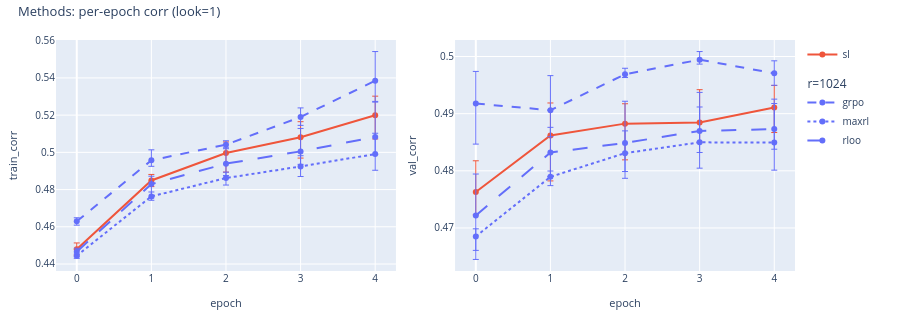
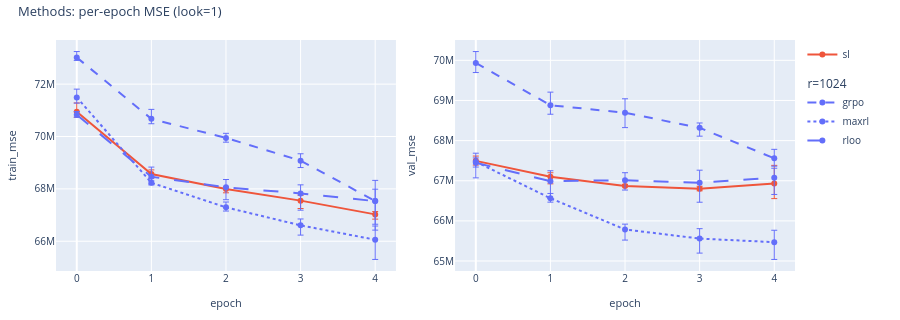

The notebook cell saved with these charts, in order:
### Markdown cell above
### Per-epoch training curves (look=1, all methods)

### Code cell
if any(c is not None for c in (sl, grpo, maxrl_sf, rloo_f)):
    display(
        plot_methods_vs_epoch(
            sl=sl,
            grpo=grpo,
            maxrl=maxrl_sf,
            rloo=rloo_f,
            num_lookforward_tokens=1,
            metric="corr",
            show_seed_bar=True,
            title="Methods: per-epoch corr (look=1)",
            save_path=WRITEUP_ASSETS / "methods_vs_epoch_look1_corr.html",
        )
    )
    display(
        plot_methods_vs_epoch(
            sl=sl,
            grpo=grpo,
            maxrl=maxrl_sf,
            rloo=rloo_f,
            num_lookforward_tokens=1,
            metric="mse",
            show_seed_bar=True,
            title="Methods: per-epoch MSE (look=1)",
            save_path=WRITEUP_ASSETS / "methods_vs_epoch_look1_mse.html",
        )
    )
else:
    print("No artifacts for any method.")

### Figure 1 — Plotly figure (JSON) as saved in the notebook; plotly's stock layout.template omitted (floating-point values rounded to 4 significant figures)
{"data": [{"customdata": [[3], [3], [3], [3], [3]], "error_y": {"array": [0.003372, 0.003225, 0.005957, 0.008401, 0.01029], "arrayminus": [0.003143, 0.003299, 0.01025, 0.01115, 0.01272], "symmetric": false, "thickness": 1, "type": "data", "width": 3}, "hovertemplate": "epoch: %{x}<br>train_corr: %{y}<br>n_seeds: %{customdata[0]}<extra>sl</extra>", "legendgroup": "sl", "line": {"color": "#EF553B", "dash": "solid"}, "marker": {"color": "#EF553B"}, "mode": "lines+markers", "name": "sl", "showlegend": true, "type": "scatter", "x": [0, 1, 2, 3, 4], "xaxis": "x", "y": [0.4479, 0.4849, 0.4996, 0.5081, 0.5199], "yaxis": "y"}, {"customdata": [[3], [3], [3], [3], [3]], "error_y": {"array": [0.001917, 0.005634, 0.002109, 0.004876, 0.01569], "arrayminus": [0.00205, 0.003232, 0.001669, 0.0045, 0.0111], "symmetric": false, "thickness": 1, "type": "data", "width": 3}, "hovertemplate": "epoch: %{x}<br>train_corr: %{y}<br>n_seeds: %{customdata[0]}<extra>grpo</extra>", "legendgroup": "r=1024", "legendgrouptitle": {"text": "r=1024"}, "line": {"color": "#636EFA", "dash": "dash"}, "marker": {"color": "#636EFA"}, "mode": "lines+markers", "name": "grpo", "showlegend": true, "type": "scatter", "x": [0, 1, 2, 3, 4], "xaxis": "x", "y": [0.4629, 0.4957, 0.5041, 0.519, 0.5385], "yaxis": "y"}, {"customdata": [[3], [3], [3], [3], [3]], "error_y": {"array": [0.0009282, 0.002376, 0.003153, 0.005775, 0.01119], "arrayminus": [0.0005307, 0.002078, 0.003752, 0.005415, 0.00871], "symmetric": false, "thickness": 1, "type": "data", "width": 3}, "hovertemplate": "epoch: %{x}<br>train_corr: %{y}<br>n_seeds: %{customdata[0]}<extra>maxrl</extra>", "legendgroup": "r=1024", "legendgrouptitle": {"text": "r=1024"}, "line": {"color": "#636EFA", "dash": "dot"}, "marker": {"color": "#636EFA"}, "mode": "lines+markers", "name": "maxrl", "showlegend": true, "type": "scatter", "x": [0, 1, 2, 3, 4], "xaxis": "x", "y": [0.4445, 0.4763, 0.4862, 0.4924, 0.4991], "yaxis": "y"}, {"customdata": [[3], [3], [3], [3], [3]], "error_y": {"array": [0.001834, 0.004223, 0.008041, 0.01233, 0.01874], "arrayminus": [0.003599, 0.007423, 0.006391, 0.006967, 0.009449], "symmetric": false, "thickness": 1, "type": "data", "width": 3}, "hovertemplate": "epoch: %{x}<br>train_corr: %{y}<br>n_seeds: %{customdata[0]}<extra>rloo</extra>", "legendgroup": "r=1024", "legendgrouptitle": {"text": "r=1024"}, "line": {"color": "#636EFA", "dash": "longdash"}, "marker": {"color": "#636EFA"}, "mode": "lines+markers", "name": "rloo", "showlegend": true, "type": "scatter", "x": [0, 1, 2, 3, 4], "xaxis": "x", "y": [0.4466, 0.483, 0.4939, 0.5005, 0.5083], "yaxis": "y"}, {"customdata": [[3], [3], [3], [3], [3]], "error_y": {"array": [0.00546, 0.0057, 0.003477, 0.005737, 0.003864], "arrayminus": [0.003972, 0.007942, 0.006338, 0.00344, 0.00438], "symmetric": false, "thickness": 1, "type": "data", "width": 3}, "hovertemplate": "epoch: %{x}<br>val_corr: %{y}<br>n_seeds: %{customdata[0]}<extra>sl</extra>", "legendgroup": "sl", "line": {"color": "#EF553B", "dash": "solid"}, "marker": {"color": "#EF553B"}, "mode": "lines+markers", "name": "sl", "showlegend": false, "type": "scatter", "x": [0, 1, 2, 3, 4], "xaxis": "x2", "y": [0.4763, 0.4862, 0.4883, 0.4885, 0.4911], "yaxis": "y2"}, {"customdata": [[3], [3], [3], [3], [3]], "error_y": {"array": [0.005622, 0.00605, 0.001054, 0.001425, 0.002195], "arrayminus": [0.007098, 0.004643, 0.0005714, 0.0007717, 0.00209], "symmetric": false, "thickness": 1, "type": "data", "width": 3}, "hovertemplate": "epoch: %{x}<br>val_corr: %{y}<br>n_seeds: %{customdata[0]}<extra>grpo</extra>", "legendgroup": "r=1024", "legendgrouptitle": {"text": "r=1024"}, "line": {"color": "#636EFA", "dash": "dash"}, "marker": {"color": "#636EFA"}, "mode": "lines+markers", "name": "grpo", "showlegend": false, "type": "scatter", "x": [0, 1, 2, 3, 4], "xaxis": "x2", "y": [0.4918, 0.4906, 0.4969, 0.4994, 0.4971], "yaxis": "y2"}, {"customdata": [[3], [3], [3], [3], [3]], "error_y": {"array": [0.00133, 0.001021, 0.003896, 0.006187, 0.006836], "arrayminus": [0.002445, 0.00154, 0.004405, 0.004519, 0.004828], "symmetric": false, "thickness": 1, "type": "data", "width": 3}, "hovertemplate": "epoch: %{x}<br>val_corr: %{y}<br>n_seeds: %{customdata[0]}<extra>maxrl</extra>", "legendgroup": "r=1024", "legendgrouptitle": {"text": "r=1024"}, "line": {"color": "#636EFA", "dash": "dot"}, "marker": {"color": "#636EFA"}, "mode": "lines+markers", "name": "maxrl", "showlegend": false, "type": "scatter", "x": [0, 1, 2, 3, 4], "xaxis": "x2", "y": [0.4685, 0.4789, 0.4831, 0.485, 0.4849], "yaxis": "y2"}, {"customdata": [[3], [3], [3], [3], [3]], "error_y": {"array": [0.007239, 0.004412, 0.007291, 0.006738, 0.005247], "arrayminus": [0.00771, 0.004199, 0.005009, 0.003778, 0.003516], "symmetric": false, "thickness": 1, "type": "data", "width": 3}, "hovertemplate": "epoch: %{x}<br>val_corr: %{y}<br>n_seeds: %{customdata[0]}<extra>rloo</extra>", "legendgroup": "r=1024", "legendgrouptitle": {"text": "r=1024"}, "line": {"color": "#636EFA", "dash": "longdash"}, "marker": {"color": "#636EFA"}, "mode": "lines+markers", "name": "rloo", "showlegend": false, "type": "scatter", "x": [0, 1, 2, 3, 4], "xaxis": "x2", "y": [0.4722, 0.4832, 0.4849, 0.487, 0.4873], "yaxis": "y2"}], "layout": {"font": {"size": 11}, "height": 320, "legend": {"font": {"size": 10}, "groupclick": "togglegroup", "x": 1.01, "xanchor": "left", "y": 1, "yanchor": "top"}, "margin": {"b": 40, "l": 50, "r": 105, "t": 40}, "title": {"font": {"size": 13}, "text": "Methods: per-epoch corr (look=1)", "x": 0.02, "xanchor": "left", "y": 0.98, "yanchor": "top"}, "xaxis": {"anchor": "y", "domain": [0, 0.46], "tickfont": {"size": 10}, "title": {"font": {"size": 11}, "text": "epoch"}}, "xaxis2": {"anchor": "y2", "domain": [0.54, 1], "tickfont": {"size": 10}, "title": {"font": {"size": 11}, "text": "epoch"}}, "yaxis": {"anchor": "x", "domain": [0, 1], "tickfont": {"size": 10}, "title": {"font": {"size": 11}, "text": "train_corr"}}, "yaxis2": {"anchor": "x2", "domain": [0, 1], "tickfont": {"size": 10}, "title": {"font": {"size": 11}, "text": "val_corr"}}}}

### Figure 2 — Plotly figure (JSON) as saved in the notebook; plotly's stock layout.template omitted (floating-point values rounded to 4 significant figures)
{"data": [{"customdata": [[3], [3], [3], [3], [3]], "error_y": {"array": [337500.0, 157600.0, 78080.0, 201400.0, 107700.0], "arrayminus": [207500.0, 156700.0, 142300.0, 301600.0, 181600.0], "symmetric": false, "thickness": 1, "type": "data", "width": 3}, "hovertemplate": "epoch: %{x}<br>train_mse: %{y}<br>n_seeds: %{customdata[0]}<extra>sl</extra>", "legendgroup": "sl", "line": {"color": "#EF553B", "dash": "solid"}, "marker": {"color": "#EF553B"}, "mode": "lines+markers", "name": "sl", "showlegend": true, "type": "scatter", "x": [0, 1, 2, 3, 4], "xaxis": "x", "y": [70940000.0, 68570000.0, 67990000.0, 67550000.0, 67030000.0], "yaxis": "y"}, {"customdata": [[3], [3], [3], [3], [3]], "error_y": {"array": [223700.0, 362100.0, 177000.0, 263400.0, 785800.0], "arrayminus": [114500.0, 185800.0, 161400.0, 262900.0, 1113000.0], "symmetric": false, "thickness": 1, "type": "data", "width": 3}, "hovertemplate": "epoch: %{x}<br>train_mse: %{y}<br>n_seeds: %{customdata[0]}<extra>grpo</extra>", "legendgroup": "r=1024", "legendgrouptitle": {"text": "r=1024"}, "line": {"color": "#636EFA", "dash": "dash"}, "marker": {"color": "#636EFA"}, "mode": "lines+markers", "name": "grpo", "showlegend": true, "type": "scatter", "x": [0, 1, 2, 3, 4], "xaxis": "x", "y": [73020000.0, 70670000.0, 69940000.0, 69080000.0, 67540000.0], "yaxis": "y"}, {"customdata": [[3], [3], [3], [3], [3]], "error_y": {"array": [315100.0, 72740.0, 203300.0, 242300.0, 522400.0], "arrayminus": [219600.0, 43370.0, 141200.0, 373200.0, 754000.0], "symmetric": false, "thickness": 1, "type": "data", "width": 3}, "hovertemplate": "epoch: %{x}<br>train_mse: %{y}<br>n_seeds: %{customdata[0]}<extra>maxrl</extra>", "legendgroup": "r=1024", "legendgrouptitle": {"text": "r=1024"}, "line": {"color": "#636EFA", "dash": "dot"}, "marker": {"color": "#636EFA"}, "mode": "lines+markers", "name": "maxrl", "showlegend": true, "type": "scatter", "x": [0, 1, 2, 3, 4], "xaxis": "x", "y": [71490000.0, 68230000.0, 67290000.0, 66610000.0, 66060000.0], "yaxis": "y"}, {"customdata": [[3], [3], [3], [3], [3]], "error_y": {"array": [121100.0, 369300.0, 299300.0, 327400.0, 456000.0], "arrayminus": [98210.0, 312700.0, 472900.0, 639900.0, 882300.0], "symmetric": false, "thickness": 1, "type": "data", "width": 3}, "hovertemplate": "epoch: %{x}<br>train_mse: %{y}<br>n_seeds: %{customdata[0]}<extra>rloo</extra>", "legendgroup": "r=1024", "legendgrouptitle": {"text": "r=1024"}, "line": {"color": "#636EFA", "dash": "longdash"}, "marker": {"color": "#636EFA"}, "mode": "lines+markers", "name": "rloo", "showlegend": true, "type": "scatter", "x": [0, 1, 2, 3, 4], "xaxis": "x", "y": [70830000.0, 68460000.0, 68060000.0, 67830000.0, 67530000.0], "yaxis": "y"}, {"customdata": [[3], [3], [3], [3], [3]], "error_y": {"array": [119700.0, 98040.0, 37620.0, 63900.0, 452400.0], "arrayminus": [105200.0, 178000.0, 23580.0, 49140.0, 376200.0], "symmetric": false, "thickness": 1, "type": "data", "width": 3}, "hovertemplate": "epoch: %{x}<br>val_mse: %{y}<br>n_seeds: %{customdata[0]}<extra>sl</extra>", "legendgroup": "sl", "line": {"color": "#EF553B", "dash": "solid"}, "marker": {"color": "#EF553B"}, "mode": "lines+markers", "name": "sl", "showlegend": false, "type": "scatter", "x": [0, 1, 2, 3, 4], "xaxis": "x2", "y": [67500000.0, 67100000.0, 66870000.0, 66800000.0, 66930000.0], "yaxis": "y2"}, {"customdata": [[3], [3], [3], [3], [3]], "error_y": {"array": [284800.0, 326500.0, 347600.0, 121000.0, 222600.0], "arrayminus": [238000.0, 223800.0, 370400.0, 207800.0, 197500.0], "symmetric": false, "thickness": 1, "type": "data", "width": 3}, "hovertemplate": "epoch: %{x}<br>val_mse: %{y}<br>n_seeds: %{customdata[0]}<extra>grpo</extra>", "legendgroup": "r=1024", "legendgrouptitle": {"text": "r=1024"}, "line": {"color": "#636EFA", "dash": "dash"}, "marker": {"color": "#636EFA"}, "mode": "lines+markers", "name": "grpo", "showlegend": false, "type": "scatter", "x": [0, 1, 2, 3, 4], "xaxis": "x2", "y": [69930000.0, 68880000.0, 68690000.0, 68320000.0, 67560000.0], "yaxis": "y2"}, {"customdata": [[3], [3], [3], [3], [3]], "error_y": {"array": [95070.0, 119200.0, 132700.0, 247000.0, 296700.0], "arrayminus": [132400.0, 97270.0, 264500.0, 361700.0, 430600.0], "symmetric": false, "thickness": 1, "type": "data", "width": 3}, "hovertemplate": "epoch: %{x}<br>val_mse: %{y}<br>n_seeds: %{customdata[0]}<extra>maxrl</extra>", "legendgroup": "r=1024", "legendgrouptitle": {"text": "r=1024"}, "line": {"color": "#636EFA", "dash": "dot"}, "marker": {"color": "#636EFA"}, "mode": "lines+markers", "name": "maxrl", "showlegend": false, "type": "scatter", "x": [0, 1, 2, 3, 4], "xaxis": "x2", "y": [67470000.0, 66560000.0, 65790000.0, 65560000.0, 65470000.0], "yaxis": "y2"}, {"customdata": [[3], [3], [3], [3], [3]], "error_y": {"array": [238500.0, 260800.0, 185600.0, 313400.0, 238100.0], "arrayminus": [375900.0, 430700.0, 246000.0, 484200.0, 415600.0], "symmetric": false, "thickness": 1, "type": "data", "width": 3}, "hovertemplate": "epoch: %{x}<br>val_mse: %{y}<br>n_seeds: %{customdata[0]}<extra>rloo</extra>", "legendgroup": "r=1024", "legendgrouptitle": {"text": "r=1024"}, "line": {"color": "#636EFA", "dash": "longdash"}, "marker": {"color": "#636EFA"}, "mode": "lines+markers", "name": "rloo", "showlegend": false, "type": "scatter", "x": [0, 1, 2, 3, 4], "xaxis": "x2", "y": [67450000.0, 66990000.0, 67010000.0, 66950000.0, 67070000.0], "yaxis": "y2"}], "layout": {"font": {"size": 11}, "height": 320, "legend": {"font": {"size": 10}, "groupclick": "togglegroup", "x": 1.01, "xanchor": "left", "y": 1, "yanchor": "top"}, "margin": {"b": 40, "l": 50, "r": 105, "t": 40}, "title": {"font": {"size": 13}, "text": "Methods: per-epoch MSE (look=1)", "x": 0.02, "xanchor": "left", "y": 0.98, "yanchor": "top"}, "xaxis": {"anchor": "y", "domain": [0, 0.46], "tickfont": {"size": 10}, "title": {"font": {"size": 11}, "text": "epoch"}}, "xaxis2": {"anchor": "y2", "domain": [0.54, 1], "tickfont": {"size": 10}, "title": {"font": {"size": 11}, "text": "epoch"}}, "yaxis": {"anchor": "x", "domain": [0, 1], "tickfont": {"size": 10}, "title": {"font": {"size": 11}, "text": "train_mse"}}, "yaxis2": {"anchor": "x2", "domain": [0, 1], "tickfont": {"size": 10}, "title": {"font": {"size": 11}, "text": "val_mse"}}}}
